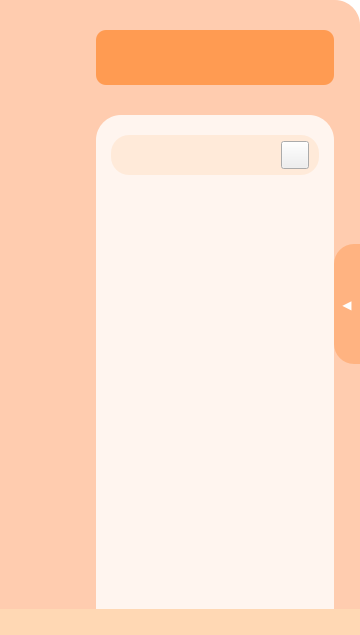
<?xml version="1.0" encoding="UTF-8"?>
<ui version="4.0">
 <class>FileManager</class>
 <widget class="QWidget" name="FileManager">
  <property name="geometry">
   <rect>
    <x>0</x>
    <y>0</y>
    <width>360</width>
    <height>635</height>
   </rect>
  </property>
  <property name="maximumSize">
   <size>
    <width>400</width>
    <height>16777215</height>
   </size>
  </property>
  <property name="windowTitle">
   <string>Form</string>
  </property>
  <property name="styleSheet">
   <string notr="true">#FileManager{
	background-color: transparent;
}</string>
  </property>
  <layout class="QVBoxLayout" name="verticalLayout">
   <property name="spacing">
    <number>0</number>
   </property>
   <property name="leftMargin">
    <number>0</number>
   </property>
   <property name="topMargin">
    <number>0</number>
   </property>
   <property name="rightMargin">
    <number>0</number>
   </property>
   <property name="bottomMargin">
    <number>0</number>
   </property>
   <item>
    <widget class="QFrame" name="BackgroundFrame">
     <property name="sizePolicy">
      <sizepolicy hsizetype="Expanding" vsizetype="Preferred">
       <horstretch>0</horstretch>
       <verstretch>0</verstretch>
      </sizepolicy>
     </property>
     <property name="styleSheet">
      <string notr="true">#BackgroundFrame{
	background-color: rgb(255, 204, 175);
	border-top-right-radius: 25px;
}
</string>
     </property>
     <property name="frameShape">
      <enum>QFrame::StyledPanel</enum>
     </property>
     <property name="frameShadow">
      <enum>QFrame::Raised</enum>
     </property>
     <layout class="QHBoxLayout" name="horizontalLayout_4">
      <property name="spacing">
       <number>0</number>
      </property>
      <property name="leftMargin">
       <number>70</number>
      </property>
      <property name="topMargin">
       <number>0</number>
      </property>
      <property name="rightMargin">
       <number>0</number>
      </property>
      <property name="bottomMargin">
       <number>0</number>
      </property>
      <item>
       <widget class="QStackedWidget" name="StackedWidget">
        <property name="styleSheet">
         <string notr="true"/>
        </property>
        <property name="currentIndex">
         <number>0</number>
        </property>
        <widget class="QWidget" name="ExpandedPage">
         <property name="styleSheet">
          <string notr="true">#ExpandedPage{
	background-color: transparent;
}</string>
         </property>
         <layout class="QHBoxLayout" name="horizontalLayout">
          <property name="spacing">
           <number>0</number>
          </property>
          <property name="leftMargin">
           <number>0</number>
          </property>
          <property name="topMargin">
           <number>0</number>
          </property>
          <property name="rightMargin">
           <number>0</number>
          </property>
          <property name="bottomMargin">
           <number>0</number>
          </property>
          <item>
           <layout class="QVBoxLayout" name="verticalLayout_3">
            <property name="spacing">
             <number>30</number>
            </property>
            <property name="leftMargin">
             <number>26</number>
            </property>
            <property name="topMargin">
             <number>30</number>
            </property>
            <item>
             <widget class="QPushButton" name="AnalyzeBtn">
              <property name="minimumSize">
               <size>
                <width>0</width>
                <height>55</height>
               </size>
              </property>
              <property name="maximumSize">
               <size>
                <width>16777215</width>
                <height>55</height>
               </size>
              </property>
              <property name="font">
               <font>
                <pointsize>20</pointsize>
               </font>
              </property>
              <property name="cursor">
               <cursorShape>PointingHandCursor</cursorShape>
              </property>
              <property name="styleSheet">
               <string notr="true">QPushButton{
	image: url(:/images/analyze-big.svg);
	background-color: rgb(255, 155, 82);
	border-radius: 10px;
	padding-left: 20px;
}

QPushButton:hover{
	image: url(:/images/analyze-big-hover.svg);
}</string>
              </property>
              <property name="text">
               <string/>
              </property>
             </widget>
            </item>
            <item>
             <widget class="QFrame" name="frame_2">
              <property name="styleSheet">
               <string notr="true">#frame_2{	
	background-color: rgb(255, 245, 239);
	border-top-left-radius: 25px;
	border-top-right-radius: 25px;
}</string>
              </property>
              <property name="frameShape">
               <enum>QFrame::StyledPanel</enum>
              </property>
              <property name="frameShadow">
               <enum>QFrame::Raised</enum>
              </property>
              <layout class="QVBoxLayout" name="verticalLayout_4">
               <property name="spacing">
                <number>5</number>
               </property>
               <property name="leftMargin">
                <number>0</number>
               </property>
               <property name="topMargin">
                <number>20</number>
               </property>
               <property name="rightMargin">
                <number>0</number>
               </property>
               <property name="bottomMargin">
                <number>0</number>
               </property>
               <item>
                <layout class="QHBoxLayout" name="horizontalLayout_7">
                 <property name="leftMargin">
                  <number>15</number>
                 </property>
                 <property name="rightMargin">
                  <number>15</number>
                 </property>
                 <item>
                  <widget class="QFrame" name="frame_3">
                   <property name="minimumSize">
                    <size>
                     <width>0</width>
                     <height>40</height>
                    </size>
                   </property>
                   <property name="maximumSize">
                    <size>
                     <width>16777215</width>
                     <height>40</height>
                    </size>
                   </property>
                   <property name="styleSheet">
                    <string notr="true">#frame_3{
	background-color: rgb(255, 234, 217);
	border-radius: 18px;
}
</string>
                   </property>
                   <property name="frameShape">
                    <enum>QFrame::StyledPanel</enum>
                   </property>
                   <property name="frameShadow">
                    <enum>QFrame::Raised</enum>
                   </property>
                   <layout class="QHBoxLayout" name="horizontalLayout_2">
                    <property name="leftMargin">
                     <number>15</number>
                    </property>
                    <property name="topMargin">
                     <number>0</number>
                    </property>
                    <property name="rightMargin">
                     <number>10</number>
                    </property>
                    <property name="bottomMargin">
                     <number>0</number>
                    </property>
                    <item>
                     <widget class="QLineEdit" name="SearchInput">
                      <property name="minimumSize">
                       <size>
                        <width>0</width>
                        <height>30</height>
                       </size>
                      </property>
                      <property name="maximumSize">
                       <size>
                        <width>16777215</width>
                        <height>30</height>
                       </size>
                      </property>
                      <property name="font">
                       <font>
                        <pointsize>10</pointsize>
                       </font>
                      </property>
                      <property name="styleSheet">
                       <string notr="true">#SearchInput{
	color: rgb(0, 0, 0);
	background-color: transparent;
}</string>
                      </property>
                      <property name="text">
                       <string/>
                      </property>
                      <property name="frame">
                       <bool>false</bool>
                      </property>
                      <property name="placeholderText">
                       <string/>
                      </property>
                     </widget>
                    </item>
                    <item>
                     <widget class="QPushButton" name="SearchBtn">
                      <property name="sizePolicy">
                       <sizepolicy hsizetype="Minimum" vsizetype="Fixed">
                        <horstretch>0</horstretch>
                        <verstretch>0</verstretch>
                       </sizepolicy>
                      </property>
                      <property name="minimumSize">
                       <size>
                        <width>28</width>
                        <height>28</height>
                       </size>
                      </property>
                      <property name="maximumSize">
                       <size>
                        <width>28</width>
                        <height>28</height>
                       </size>
                      </property>
                      <property name="baseSize">
                       <size>
                        <width>0</width>
                        <height>0</height>
                       </size>
                      </property>
                      <property name="styleSheet">
                       <string notr="true">border-image: url(:/images/search.svg);</string>
                      </property>
                      <property name="text">
                       <string/>
                      </property>
                     </widget>
                    </item>
                   </layout>
                  </widget>
                 </item>
                </layout>
               </item>
               <item>
                <widget class="QTreeView" name="TreeView">
                 <property name="sizePolicy">
                  <sizepolicy hsizetype="Preferred" vsizetype="Expanding">
                   <horstretch>0</horstretch>
                   <verstretch>0</verstretch>
                  </sizepolicy>
                 </property>
                 <property name="styleSheet">
                  <string notr="true">#TreeView{
    border: none;
    background-color: transparent;
	padding-right: 3px;
}

QTreeView::item:hover{
	background-color: rgb(255, 204, 175);
}

*{
	outline: none;
}

QTreeView::item:selected{
	color: black;
	background-color: rgb(255, 204, 175);
}

QHeaderView::section{
    background-color: rgb(255, 245, 239);
    height: 20px;
    border: none;
}

QScrollBar{
    background-color: rgb(255, 245, 239);
}

QScrollBar:vertical {
    width: 18px;
    margin-top: 20px;
}

QScrollBar:horizontal {
    background: transparent;
    height: 0px;
}

QScrollBar::handle {
    background-color: rgb(255, 172, 112);
    border-radius: 9px;
}

QScrollBar::add-line {
    width: 0px;
    height: 0px;
}

QScrollBar::sub-line{
    width: 0px;
    height: 0px;
}

QScrollBar::add-page {
	background: none;
}

QScrollBar::sub-page{
	background: none;
}

QLineEdit{

	background-color: rgb(255, 255, 255);
}</string>
                 </property>
                 <property name="editTriggers">
                  <set>QAbstractItemView::NoEditTriggers</set>
                 </property>
                 <property name="dragEnabled">
                  <bool>false</bool>
                 </property>
                 <property name="dragDropOverwriteMode">
                  <bool>false</bool>
                 </property>
                 <property name="dragDropMode">
                  <enum>QAbstractItemView::NoDragDrop</enum>
                 </property>
                 <property name="defaultDropAction">
                  <enum>Qt::IgnoreAction</enum>
                 </property>
                 <property name="animated">
                  <bool>true</bool>
                 </property>
                </widget>
               </item>
              </layout>
             </widget>
            </item>
           </layout>
          </item>
          <item>
           <widget class="QPushButton" name="CollapseBtn">
            <property name="minimumSize">
             <size>
              <width>26</width>
              <height>120</height>
             </size>
            </property>
            <property name="maximumSize">
             <size>
              <width>26</width>
              <height>120</height>
             </size>
            </property>
            <property name="cursor">
             <cursorShape>PointingHandCursor</cursorShape>
            </property>
            <property name="styleSheet">
             <string notr="true">#CollapseBtn{
	background-color: rgba(255, 155, 82, 50%);
	color: rgb(255, 255, 255);
	border-top-left-radius: 20px;
	border-bottom-left-radius: 20px;
	font: 16pt &quot;Microsoft YaHei UI&quot;;
}

#CollapseBtn:hover{
	background-color: rgba(255, 155, 82, 100%);
	border: 2px solid white;
	border-right: none;
}</string>
            </property>
            <property name="text">
             <string>◀</string>
            </property>
            <property name="flat">
             <bool>false</bool>
            </property>
           </widget>
          </item>
         </layout>
        </widget>
        <widget class="QWidget" name="CollapsedPage">
         <property name="styleSheet">
          <string notr="true">#CollapsedPage{
	background-color: transparent;
}</string>
         </property>
         <layout class="QHBoxLayout" name="horizontalLayout_3">
          <property name="leftMargin">
           <number>0</number>
          </property>
          <property name="topMargin">
           <number>0</number>
          </property>
          <property name="rightMargin">
           <number>0</number>
          </property>
          <property name="bottomMargin">
           <number>0</number>
          </property>
          <item>
           <widget class="QPushButton" name="ExpandBtn">
            <property name="minimumSize">
             <size>
              <width>26</width>
              <height>120</height>
             </size>
            </property>
            <property name="maximumSize">
             <size>
              <width>26</width>
              <height>120</height>
             </size>
            </property>
            <property name="cursor">
             <cursorShape>PointingHandCursor</cursorShape>
            </property>
            <property name="styleSheet">
             <string notr="true">#ExpandBtn{
	background-color: rgba(255, 155, 82, 50%);
	color: rgb(255, 255, 255);
	border-top-right-radius: 20px;
	border-bottom-right-radius: 20px;
	font: 16pt &quot;Microsoft YaHei UI&quot;;
}
#ExpandBtn:hover{
	background-color: rgba(255, 155, 82, 100%);
	border: 2px solid white;
	border-left: none;
}</string>
            </property>
            <property name="text">
             <string>▶</string>
            </property>
           </widget>
          </item>
         </layout>
        </widget>
       </widget>
      </item>
     </layout>
    </widget>
   </item>
   <item>
    <widget class="QWidget" name="widget" native="true">
     <property name="minimumSize">
      <size>
       <width>0</width>
       <height>26</height>
      </size>
     </property>
     <property name="maximumSize">
      <size>
       <width>16777215</width>
       <height>26</height>
      </size>
     </property>
     <property name="styleSheet">
      <string notr="true">background-color: rgb(255, 216, 180);</string>
     </property>
    </widget>
   </item>
  </layout>
 </widget>
 <resources/>
 <connections/>
</ui>
